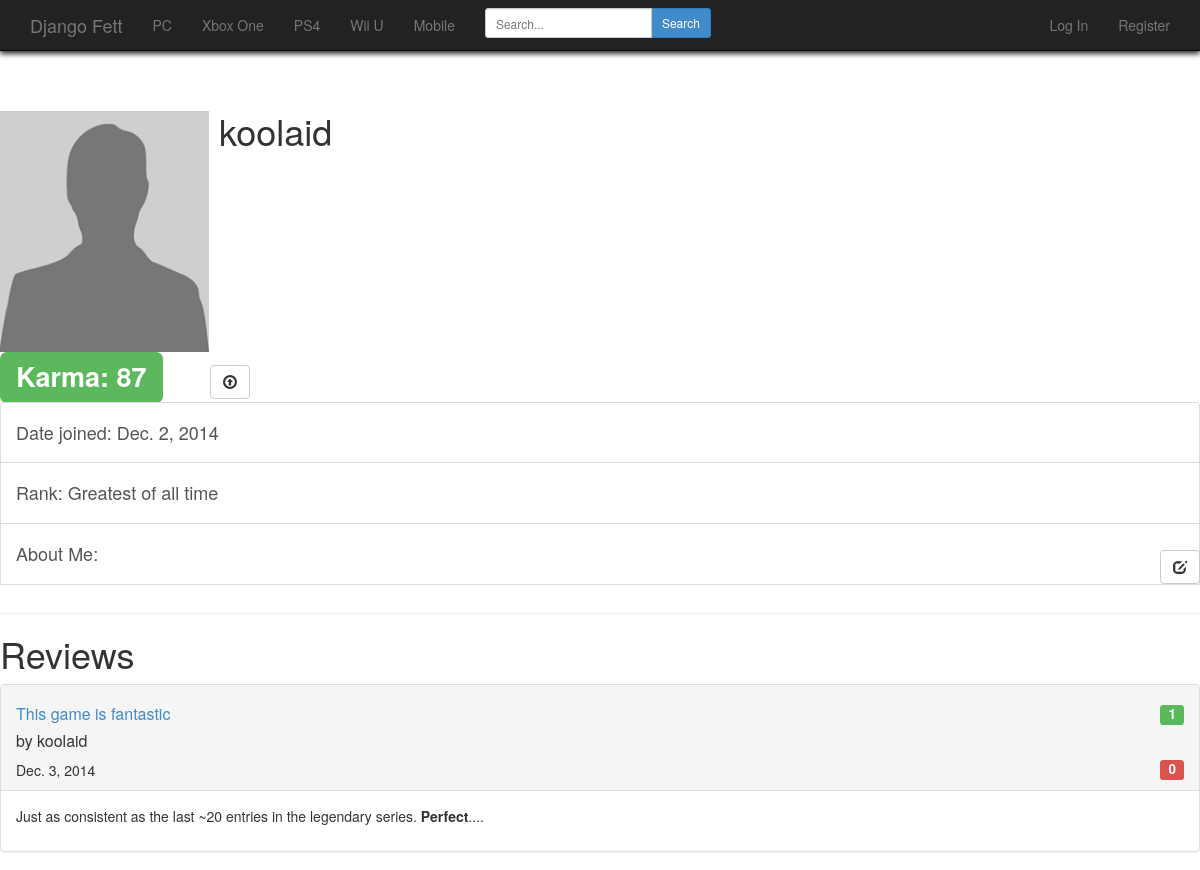
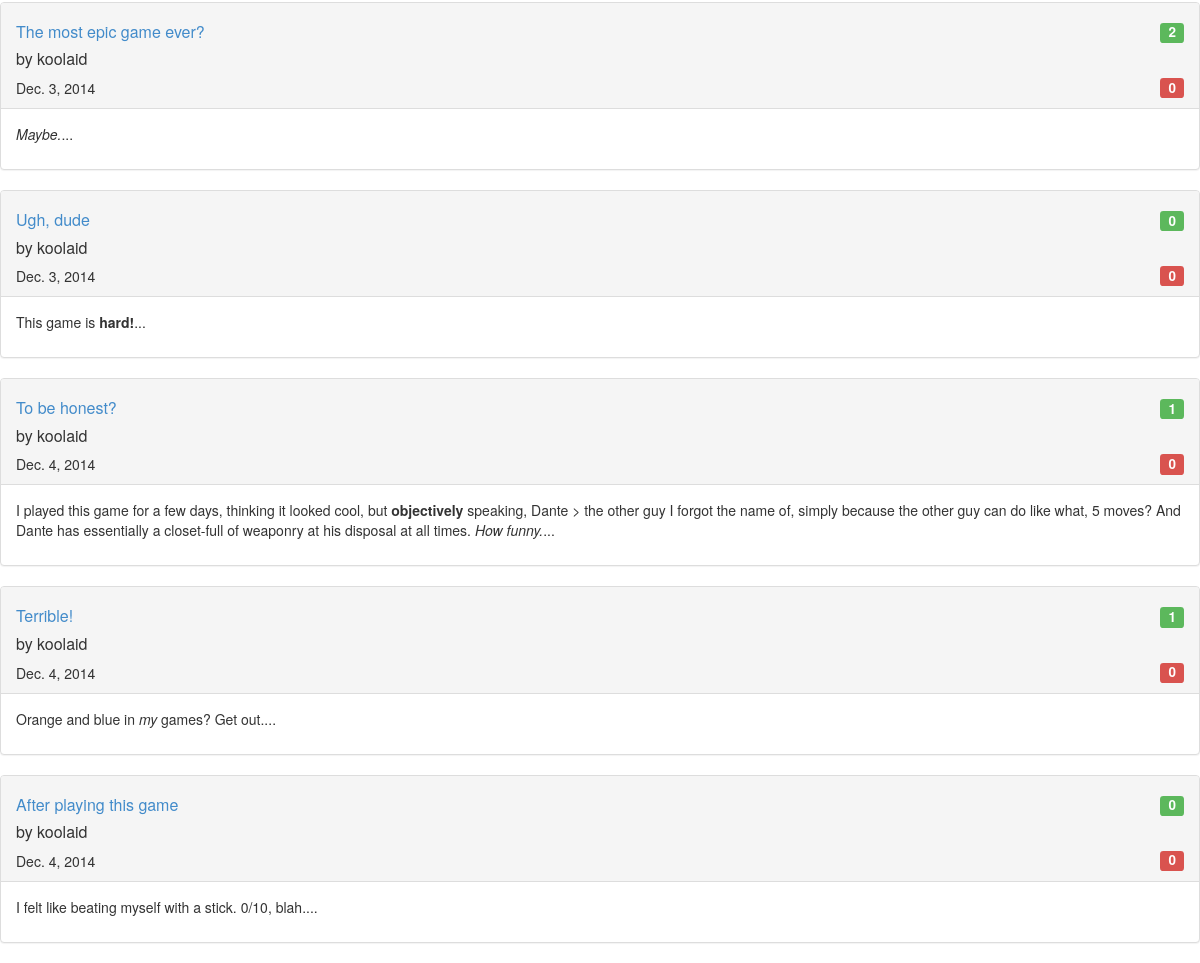
Screenshot of /djangofett/user/1/ (signed in) with the database file from the repository (2 pictures, top to bottom).
### portal/models.py (models this page shows, shortened)
class User(AuthUser):
    NOOB = 'NB'
    SAMARITAN = 'SM'
    PRO = 'PR'
    GOAT = 'GT'
    RANK_CHOICES = ((NOOB, "Noob"),
                    (SAMARITAN, "Samaritan"),
                    (PRO, "Professional"),
                    (GOAT, "Greatest of all time"))
    rank = models.CharField(max_length=30, choices=RANK_CHOICES, default=NOOB)
    about = models.CharField(max_length=200, default="")
    image = models.ImageField(upload_to="games/", null=True)
    """
    Add up all the karma from the user's reviews.
    """
    def get_karma(self):
        return sum([rev.karma for rev in self.review_set.all()])
    """
    Get the user's report count from their reviews and comments
    """
    """
    Discern the user's rank.
    """
    def assert_rank(self):
        karma = self.get_karma()
        if karma < 10:
            self.rank = self.NOOB
        elif karma < 20:
            self.rank = self.SAMARITAN
        elif karma < 30:
            self.rank = self.PRO
        else:
            self.rank = self.GOAT
        return self.rank

class Review(models.Model):
    title = models.CharField(max_length=100)
    body = models.TextField()
    author_id = models.ForeignKey('auth.User')
    game_id = models.ForeignKey('Game')
    pub_date = DateTimeField(default=timezone.now)
    karma = models.IntegerField(default=0)
    reported_count = models.IntegerField(default=0)
    def preview(self):
        return self.body[:350] + "..."

### portal/views.py (the view)
# urls.py: url(r'^user/(?P<user_id>\d+)/$', views.user, name='user'),
def user(request, user_id):
    u = User.objects.get(id=user_id)
    rank = dict(u.RANK_CHOICES).get(u.assert_rank())
    context = {'karma': u.get_karma(),
               'rank': rank,
               'about': u.about,
               'image': u.image}
    return render(request, 'portal/user.html', context)

### portal/templates/portal/user.html (shortened to what this page needs)
{% extends "base.html" %}
{% load markdown_deux_tags %}
{% load staticfiles %}
{% block content %}
<br>
<div class="page-header">
  <h1>
   <div class="media">
    <a class="media-left pull-left", href="#">
     {% if not image %}
     <img src="{% static "ava_placeholder.png" %}" width="209" height="241" alt="avatar"</img>
     {% else %}
     <img src="{{MEDIA_URL}}{{ image }}" width="209" height="241" alt="avatar"</img>
     {% endif %}
    </a>
    <div class="media-body">
     {{ user.username }}
    </div>
   </div>
    <span class="label label-success pull-up" title="karma points">Karma: {{ karma }}</span>
<a href={% url 'portal.views.edit_photo' user.id %}>
      <button class="btn btn-default pull-right" type="submit" title="Upload a photo"
      id="photo">
         <span class="glyphicon glyphicon-upload"</span>
         </button>
        </a>
  </h1>
  <div class="list-group">
    <a class="list-group-item">
      <h4>Date joined: {{ user.date_joined|date }}</h4>
    </a>
    <a class="list-group-item">
      <h4>Rank: {{ rank }}</h4>
    </a>
    <a class="list-group-item">
   <h4>About Me:</h4>
      <a href={% url 'portal.views.edit_about' user.id %}>
      <button class="btn btn-default pull-right" type="submit" title="edit" id="edit">
         <span class="glyphicon glyphicon-edit"</span>
         </button>
        </a>
    </a>
  </div>
</div>
<h1> Reviews</h1>
<ul class="list-group">
    {% for rev in user.review_set.all %}
      <div class="panel panel-default">
        <div class="panel-heading">
            <h4>
              <span class="label label-success pull-right" title="karma points"> {{ rev.karma }}</span>
            </h4>
          <h3 class="panel-title"><p class="text-primary">
            <a href={% url 'portal.views.review' rev.id %}>
              {{ rev.title }}</a> </p>by {{ rev.author_id }}
          </h3>
          <h4>
            <span class="label label-danger pull-right" title="reports"> {{ rev.reported_count }} </span>
            </h4>
          {{ rev.pub_date|date }}
        </div>
        <div class="panel-body">
          {{ rev.preview|markdown}}
        </div>
      </div>
    {% endfor %}
    </ul>
{% endblock %}

### portal/templates/portal/user.html (style rules this page uses)
#edit { position: relative; top: -34px; }
#photo { position: relative; top: 13px; left: -950px; }

### rows the page displays
User: image (placeholder picture)
Review: karma "1", title "This game is fantastic", author_id "koolaid", reported_count "0", pub_date "Dec. 3, 2014", preview "Just as consistent as the last ~20 entries in the legendary series. Perfect ...."
Review: karma "2", title "The most epic game ever?", author_id "koolaid", reported_count "0", pub_date "Dec. 3, 2014", preview "Maybe. ..."
Review: karma "0", title "Ugh, dude", author_id "koolaid", reported_count "0", pub_date "Dec. 3, 2014", preview "This game is hard! ..."
Review: karma "1", title "To be honest?", author_id "koolaid", reported_count "0", pub_date "Dec. 4, 2014", preview "I played this game for a few days, thinking it looked cool, but objectively speaking, Dante > the other guy I forgot the name of, simply because the other guy can do like what, 5 moves? And Dante has essentially a closet-full of weaponry at his disposal at all times. How funny. ..."
Review: karma "1", title "Terrible!", author_id "koolaid", reported_count "0", pub_date "Dec. 4, 2014", preview "Orange and blue in my games? Get out...."
Review: karma "0", title "After playing this game", author_id "koolaid", reported_count "0", pub_date "Dec. 4, 2014", preview "I felt like beating myself with a stick. 0/10, blah...."

### other values shown
{{ user.username }} "koolaid"
{{ karma }} "87"
{{ user.date_joined|date }} "Dec. 2, 2014"
{{ rank }} "Greatest of all time"
